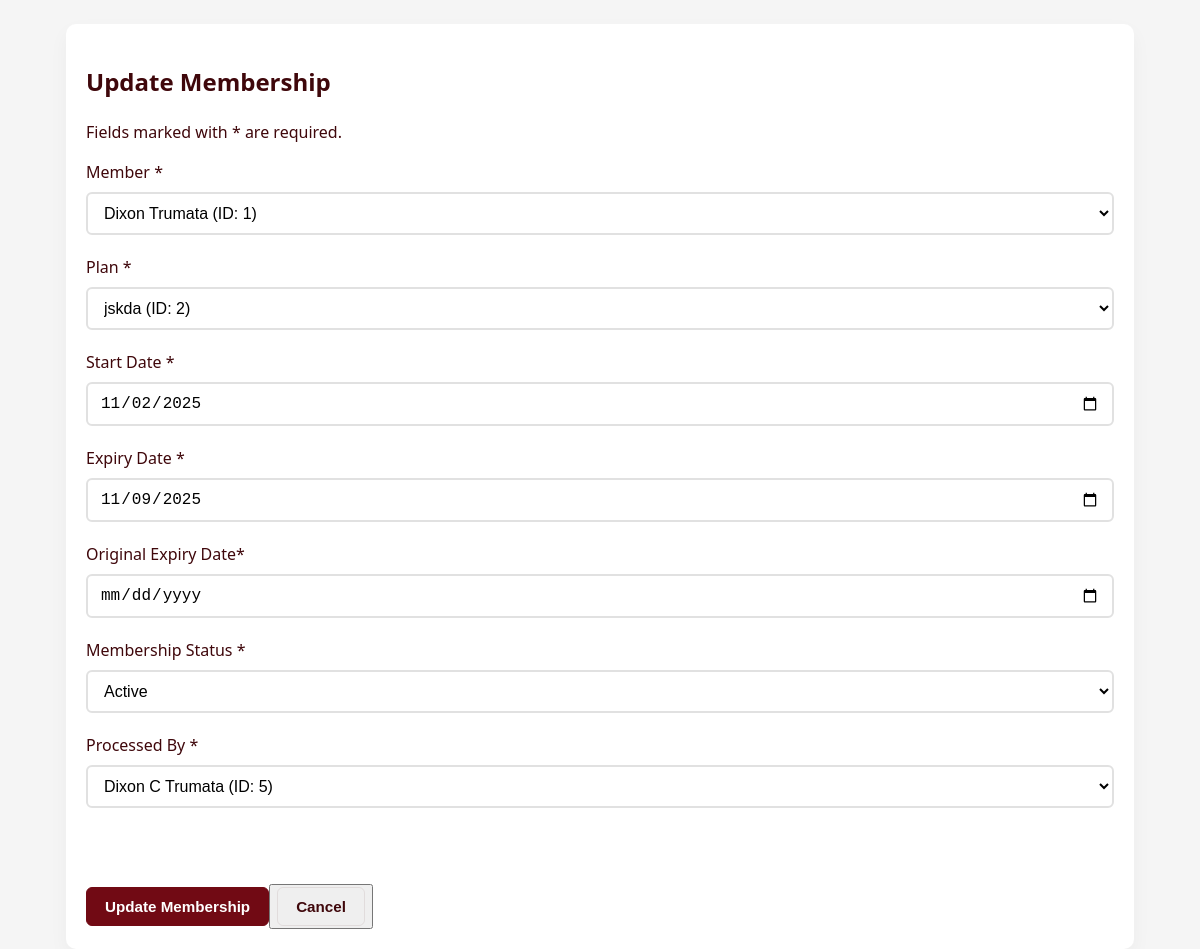
The page /Membership/editMembership.php?membership_id=8 on the database its author committed.
### tables this page shows
CREATE TABLE `membership` (
  `membership_id` int(11) NOT NULL,
  `member_id` int(11) NOT NULL,
  `plan_id` int(11) NOT NULL,
  `start_date` date NOT NULL,
  `expiry_date` date NOT NULL,
  `membership_status` enum('Active','Expired','Freeze','Suspended','Cancelled') NOT NULL,
  `created_at` timestamp NOT NULL DEFAULT current_timestamp() ON UPDATE current_timestamp(),
  `updated_at` timestamp NOT NULL DEFAULT current_timestamp(),
  `employee_id` int(11) NOT NULL
);

CREATE TABLE `profile` (
  `id` int(11) NOT NULL,
  `role_id` int(11) NOT NULL,
  `fname` varchar(255) NOT NULL,
  `lname` varchar(255) NOT NULL,
  `mname` varchar(1) DEFAULT NULL,
  `phone_num` varchar(20) NOT NULL,
  `address` varchar(255) NOT NULL,
  `sex` enum('Male','Female') NOT NULL,
  `dob` date NOT NULL,
  `join_date` date NOT NULL,
  `status` enum('Active','Inactive','','') NOT NULL,
  `created_at` datetime NOT NULL,
  `updated_at` datetime NOT NULL,
  `email` varchar(225) NOT NULL
);

CREATE TABLE `membership_plans` (
  `plan_id` int(11) NOT NULL,
  `plan_name` varchar(255) NOT NULL,
  `description` varchar(255) NOT NULL,
  `duration` int(11) NOT NULL,
  `price` decimal(11,0) NOT NULL,
  `plan_type` enum('Individual','Family','Student','Corporate') NOT NULL,
  `status` enum('active','not_active','','') NOT NULL,
  `created_at` timestamp NOT NULL DEFAULT current_timestamp() ON UPDATE current_timestamp(),
  `updated_at` timestamp NOT NULL DEFAULT current_timestamp()
);

### classes/database.php (called while the page is built, shortened)
<?php
class Database{
    private $host = "localhost";
    private $username = "root";
    private $password = "";
    private $dbname = "gym membership system";
    public function connect(){
        $this->conn = new PDO("mysql:host=$this->host;dbname=$this->dbname",$this->username,
        $this->password);
        return $this->conn;
    }
}
?>

### classes/membership.php (called while the page is built, shortened)
<?php
    require_once 'database.php';
    class Memberships extends Database{
        public function fetchMembership($pmembership_id){
            $sql = "SELECT m.*,
                          mp.fname as member_fname, mp.mname as member_mname, mp.lname as member_lname,
                          sp.fname as staff_fname, sp.mname as staff_mname, sp.lname as staff_lname,
                          p.plan_name
                   FROM membership m
                   LEFT JOIN profile mp ON m.member_id = mp.id AND mp.role_id = 1
                   LEFT JOIN profile sp ON m.employee_id = sp.id AND sp.role_id = 2
                   LEFT JOIN membership_plans p ON m.plan_id = p.plan_id
                   WHERE m.membership_id=:membership_id";
            $query = $this->connect()->prepare($sql);
            $query->bindParam(":membership_id", $pmembership_id);
            if ($query->execute()){
                return $query->fetch();
            } else {
                return null;
            }
        }
    }

### classes/membership_plan.php (called while the page is built, shortened)
<?php
    require_once 'database.php';
    class MembershipPlans extends Database{
        public function viewPlan($search = "", $plan_type = ""){
        $sql = "SELECT * FROM membership_plans WHERE plan_name LIKE CONCAT('%',:search,'%') AND plan_type LIKE CONCAT('%',:plan_type,'%') ORDER BY plan_id  ASC";
        $query = $this->connect()->prepare($sql);
        $query->bindParam(":search", $search);
        $query->bindParam(":plan_type", $plan_type);
        if($query->execute()){
            return $query->fetchAll();
        } else {
            return null;
        }
        }
    }

### Membership/editMembership.php (the view, shortened to what this page needs)
<?php
require_once "../classes/membership.php";
require_once "../classes/membership_plan.php";
$membershipObj = new Memberships();
$planObj = new MembershipPlans();
$sql_members = "SELECT id, fname, mname, lname FROM profile WHERE role_id = 1 ORDER BY fname, lname";
$sql_staff = "SELECT id, fname, mname, lname FROM profile WHERE role_id = 2 ORDER BY fname, lname";
$db = new Database();
$query_members = $db->connect()->prepare($sql_members);
$query_staff = $db->connect()->prepare($sql_staff);
$members = [];
if ($query_members->execute()) {
    $members = $query_members->fetchAll();
}
$employees = [];
if ($query_staff->execute()) {
    $employees = $query_staff->fetchAll();
}
$plans = $planObj->viewPlan();
$membership = [];
$errors = [];
if($_SERVER["REQUEST_METHOD"] == "GET"){
    if(isset($_GET["membership_id"])){
        $membership_id = trim(htmlspecialchars($_GET["membership_id"]));
        $membership = $membershipObj->fetchMembership($membership_id);
    } else {
        echo "<a href='viewMembership.php'>Return to View Memberships</a>";
        exit("Membership Not Found!");
    }
}
?>
<!DOCTYPE html>
<html lang="en">
<head>
    <link rel="stylesheet" href="../index.css">
</head>
<body>
    <main class="page-container">
        <section class="form-card">
                <h1>Update Membership</h1>
                <p class="helper-note">Fields marked with <span class="required">*</span> are required.</p>
                <form action="" method="POST">
                <div class="form-group">
                    <label for="member_id">Member <span class="required">*</span></label>
                        <select class="form-control" name="member_id" id="member_id">
                            <?php if (!empty($members)) : ?>
                                <?php foreach ($members as $m) : ?>
                                    <?php
                                        $mId = $m['id'];
                                        $mName = trim($m['fname'] . ' ' . ($m['mname'] ? $m['mname'] . ' ' : '') . $m['lname']);
                                    ?>
                                    <option value="<?= $mId ?>" <?= (isset($membership['member_id']) && $membership['member_id'] == $mId) ? 'selected' : '' ?>><?= htmlspecialchars($mName) ?> (ID: <?= $mId ?>)</option>
                                <?php endforeach; ?>
                            <?php endif; ?>
                        </select>
                    </div>
                <div class="form-group">
                    <label for="plan_id">Plan <span class="required">*</span></label>
                        <select class="form-control" name="plan_id" id="plan_id">
                            <?php if (!empty($plans)) : ?>
                                <?php foreach ($plans as $p) : ?>
                                    <?php $pId = $p['plan_id'] ?? $p['id'] ?? null; $pName = $p['plan_name'] ?? 'Plan ' . $pId; ?>
                                    <option value="<?= $pId ?>" <?= (isset($membership['plan_id']) && $membership['plan_id'] == $pId) ? 'selected' : '' ?>><?= htmlspecialchars($pName) ?> (ID: <?= $pId ?>)</option>
                                <?php endforeach; ?>
                            <?php endif; ?>
                        </select>
                    </div>
                <div class="form-group">
                    <label for="start_date">Start Date <span class="required">*</span></label>
                        <input class="form-control" type="date" name="start_date" id="start_date" value="<?=$membership["start_date"] ?? "" ?>">
                    </div>
                <div class="form-group">
                    <label for="expiry_date">Expiry Date <span class="required">*</span></label>
                        <input class="form-control" type="date" name="expiry_date" id="expiry_date" value="<?=$membership["expiry_date"] ?? "" ?>">
                    </div>
                <div class="form-group">
                    <label for="original_expiry_date">Original Expiry Date<span class="required">*</span></label>
                        <input class="form-control" type="date" name="original_expiry_date" id="original_expiry_date" value="<?=$membership["original_expiry_date"] ?? "" ?>">
                    </div>
                <div class="form-group">
                    <label for="membership_status">Membership Status <span class="required">*</span></label>
                        <select class="form-control" name="membership_status" id="membership_status">
                            <option value="Active" <?= (isset($membership["membership_status"]) && $membership["membership_status"] == "Active") ? "selected":"" ?>>Active</option>
                        </select>
                    </div>
                <div class="form-group">
                    <label for="employee_id">Processed By <span class="required">*</span></label>
                        <select class="form-control" name="employee_id" id="employee_id">
                            <?php if (!empty($employees)) : ?>
                                <?php foreach ($employees as $e) : ?>
                                    <?php
                                        $eId = $e['id'];
                                        $eName = trim($e['fname'] . ' ' . ($e['mname'] ? $e['mname'] . ' ' : '') . $e['lname']);
                                    ?>
                                    <option value="<?= $eId ?>" <?= (isset($membership['employee_id']) && $membership['employee_id'] == $eId) ? 'selected' : '' ?>><?= htmlspecialchars($eName) ?> (ID: <?= $eId ?>)</option>
                                <?php endforeach; ?>
                            <?php endif; ?>
                        </select>
                        <p class="error"><?= $errors['employee_id'] ?? '' ?></p><br><br>
                </div>
                <div class="footer-actions ">
                    <button type="submit" class="btn btn-primary">Update Membership<span><button><a class="btn btn-outline" href="viewMembership.php">Cancel</a></button></span>
                </div>
                </form>
</body>
</html>

### index.css (style rules this page uses)
:root { --dark: #3F070B; --accent: #710A14; --white: #ffffff; --muted: #f5f5f5; --container-max: 1100px; }
* { box-sizing:border-box }
html,body { height:100%; }
body { margin:0; font-family: 'Segoe UI', Tahoma, Geneva, Verdana, sans-serif; background: var(--muted); color: var(--dark); line-height:1.5; -webkit-font-smoothing:antialiased; padding-bottom: 60px; }
.btn { display:inline-block; padding:10px 18px; border-radius:6px; text-decoration:none; font-weight:600; font-size:0.95rem; cursor:pointer; transition:all 180ms ease; border:none; }
.btn-primary { background:var(--accent); color:var(--white); border:1px solid var(--accent); }
.btn-outline { background:transparent; color:var(--dark); border:1px solid rgba(63,7,11,0.08); }
.form-control { width:100%; padding:10px 12px; border:1px solid #ddd; border-radius:6px; font-size:1rem; background:#fff; }
.page-container { max-width:1100px;margin:24px auto;padding:0 16px }
.form-card { background:var(--white);padding:20px;border-radius:10px;box-shadow:0 8px 20px rgba(0,0,0,0.04) }
.form-group { margin-bottom: 20px; }
.form-group label { display: block; margin-bottom: 8px; color: var(--dark); font-weight: 500; }
.form-control { width: 100%; padding: 10px 12px; border: 2px solid #e1e1e1; border-radius: 6px; font-size: 1rem; transition: border-color 0.2s; }

### rows shown on the page
membership: member_id "Dixon Trumata (ID: 1)", plan_id "jskda (ID: 2)", start_date "11/02/2025", expiry_date "11/09/2025", membership_status "Active", employee_id "Dixon C Trumata (ID: 5)"
